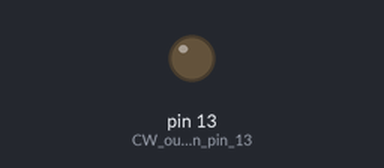
Bench run of a sketch on a simulated Arduino Uno, built with avr-gcc and run on an emulated ATmega328P. Shown: output pins drawn as LEDs (lit = HIGH).

Above: at 0.8 s.
At 80.3 s:
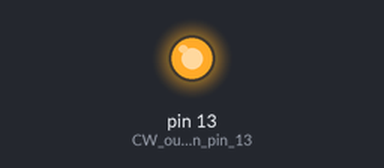
Timing chart, 0 to 81.6 s (numbered marks = the images above):
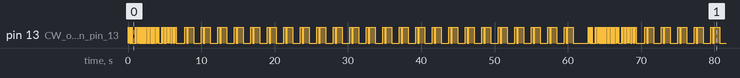

Measured:
- by itself, pin 13 (CW_output_on_pin_13): moves between LOW and HIGH, repeating every 62.8 s
- by itself, everything shown: repeats every 62.8 s, in 164 steps

The sketch:

pi4rec-fox.ino
```cpp
// PI4REC FOX v1 - 2018-06-21
// (c) 2018 Ernest Neijenhuis PA3HCM

int dottime; // length of a dot in ms
int i;

void setup() {
  pinMode(13, OUTPUT); // CW output on pin 13, key down = HIGH
}

void loop() {
  // call
  dottime=50;
  cw_dah(); cw_dit(); cw_dit(); delay(dottime*3);
  cw_dit(); delay(dottime*3);
  delay(dottime*4);
  cw_dit(); cw_dah(); cw_dah(); cw_dit(); delay(dottime*3);
  cw_dit(); cw_dit(); delay(dottime*3);
  cw_dit(); cw_dit(); cw_dit(); cw_dit(); cw_dah(); delay(dottime*3);
  cw_dit(); cw_dah(); cw_dit(); delay(dottime*3);
  cw_dit(); delay(dottime*3);
  cw_dah(); cw_dit(); cw_dah(); cw_dit(); delay(dottime*3);
  delay(dottime*4);
  cw_dit(); cw_dit(); cw_dah(); cw_dit(); delay(dottime*3);
  cw_dah(); cw_dah(); cw_dah(); delay(dottime*3);
  cw_dah(); cw_dit(); cw_dit(); cw_dah(); delay(dottime*3);
  delay(1000);
  dottime=250;
  // Select fox A/B/C/E:
  for (i=1; i<25; i++) {
    cw_dit(); cw_dah(); delay(dottime*3);                     // fox A
//  cw_dah(); cw_dit(); cw_dit(); cw_dit(); delay(dottime*3); // fox B
//  cw_dah(); cw_dit(); cw_dah(); cw_dit(); delay(dottime*3); // fox C
//  fox D is skipped, too much confusion with fox B for non-CW guys
//  cw_dit(); delay(dottime*3);                               // fox E
  }
  delay(1000);
}

void cw_dit() {
  digitalWrite(13, HIGH);
  delay(dottime);
  digitalWrite(13, LOW);
  delay(dottime);
}

void cw_dah() {
  digitalWrite(13, HIGH);
  delay(3 * dottime);
  digitalWrite(13, LOW);
  delay(dottime);
}
```
